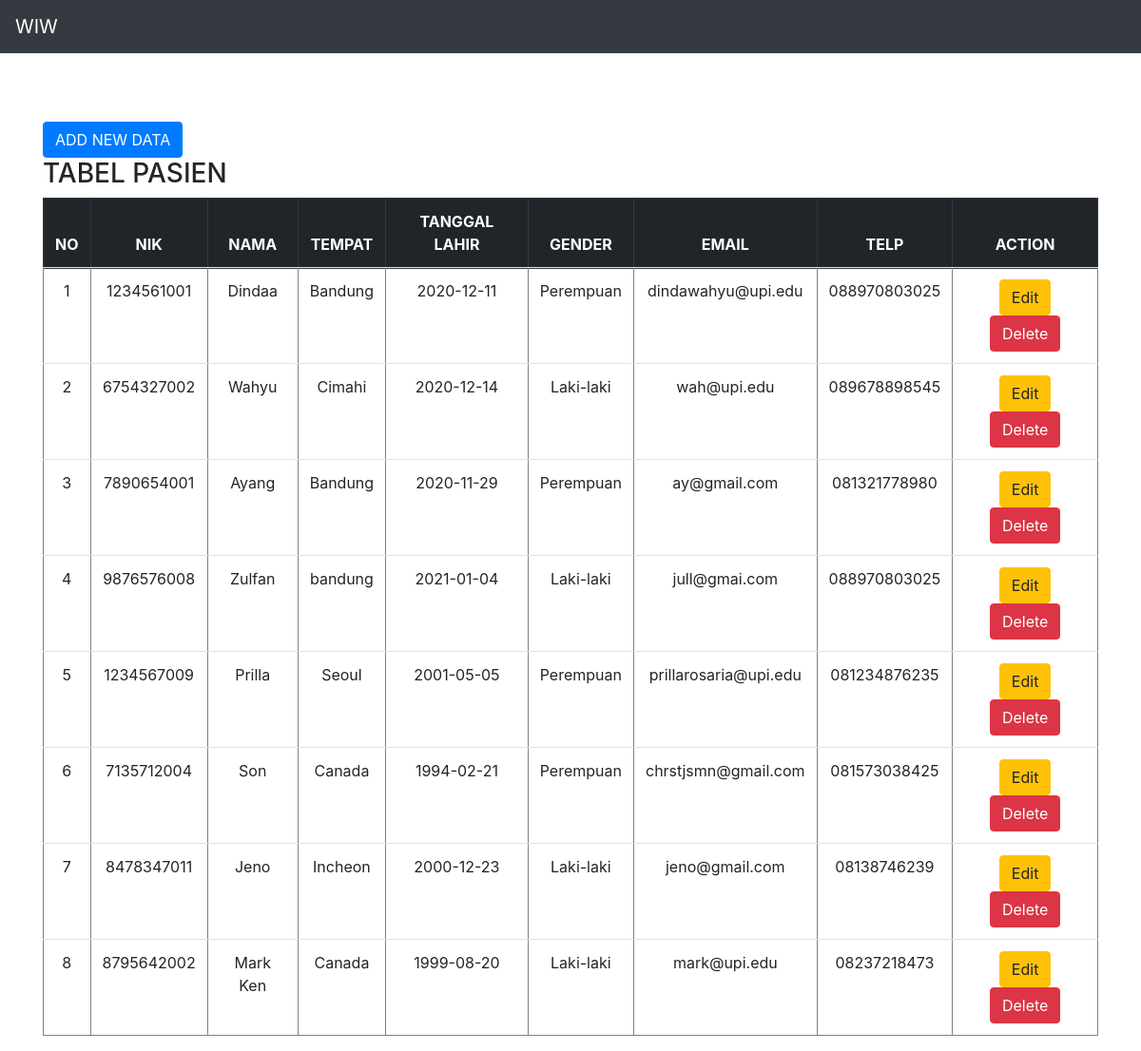
/source-code/index.php, run on the app's committed database.
### tables this page shows
CREATE TABLE `pasien` (
  `id` int(11) NOT NULL,
  `nik` varchar(100) NOT NULL,
  `nama` varchar(100) NOT NULL,
  `tempat` varchar(100) NOT NULL,
  `tl` varchar(100) NOT NULL,
  `gender` varchar(10) NOT NULL,
  `email` varchar(100) NOT NULL,
  `telp` varchar(100) NOT NULL
);

### source-code/presenter/ProsesPasien.php (called while the page is built, shortened)
<?php
class ProsesPasien implements KontrakPasienPresenter
{
	private $tabelpasien;
	private $data = [];
	function __construct()
	{
		try {
			$db_host = "localhost";
			$db_user = "root";
			$db_password = "";
			$db_name = "mvp_01";
			$this->tabelpasien = new TabelPasien($db_host, $db_user, $db_password, $db_name);
			$this->data = array();
		} catch (Exception $e) {
			echo "wiw error" . $e->getMessage();
		}
	}
	function prosesDataPasien()
	{
		try {
			$this->tabelpasien->open();
			$this->tabelpasien->getPasien();
			while ($row = $this->tabelpasien->getResult()) {
				$this->data[] = $row;
			}
		} catch (Exception $e) {
			echo "wiw error part 2" . $e->getMessage();
		}
	}
	function getId($i)
	{
		return $this->data[$i]['id'];
	}
	function getNik($i)
	{
		return $this->data[$i]['nik'];
	}
	function getNama($i)
	{
		return $this->data[$i]['nama'];
	}
	function getTempat($i)
	{
		return $this->data[$i]['tempat'];
	}
	function getTl($i)
	{
		return $this->data[$i]['tl'];
	}
	function getGender($i)
	{
		return $this->data[$i]['gender'];
	}
	function getEmail($i)
	{
		return $this->data[$i]['email'];
	}
	function getTelp($i)
	{
		return $this->data[$i]['telp'];
	}
	function getSize()
	{
		return sizeof($this->data);
	}
}

### source-code/index.php (called while the page is built, shortened)
<?php
include_once("model/Template.class.php");
include_once("model/DB.class.php");
include_once("view/TampilPasien.php");
$tp = new TampilPasien();
$data = $tp->tampil();

### source-code/model/DB.class.php (called while the page is built, shortened)
<?php
class DB
{
	var $db_host = '';
	var $db_user = '';
	var $db_password = '';
	var $db_name = '';
	var $db_link = '';
	function __construct($db_host = '', $db_user = '', $db_password = '', $db_name = '')
	{
		$this->db_host = $db_host;
		$this->db_user = $db_user;
		$this->db_password = $db_password;
		$this->db_name = $db_name;
	}
	function open()
	{
		$this->db_link = mysqli_connect($this->db_host, $this->db_user, $this->db_password, $this->db_name);
	}
	function execute($query = "")
	{
		$this->result = mysqli_query($this->db_link, $query);
		return $this->result;
	}
}

### source-code/model/TabelPasien.class.php (called while the page is built, shortened)
<?php
class TabelPasien extends DB
{
	function getPasien()
	{
		$query = "SELECT * FROM pasien";
		return $this->execute($query);
	}
}

### source-code/view/TampilPasien.php (the view, shortened to what this page needs)
<?php
include_once("presenter/ProsesPasien.php");
class TampilPasien implements KontrakPasienView
{
	private $prosespasien;
	function __construct()
	{
		$this->prosespasien = new ProsesPasien();
	}
	function tampil()
	{
		$this->prosespasien->prosesDataPasien();
		$data = null;
		for ($i = 0; $i < $this->prosespasien->getSize(); $i++) {
			$no = $i + 1;
			$id =
			$data .= '<tr>
			<td>' . $no . '</td>
			<td>' . $this->prosespasien->getNik($i) . '</td>
			<td>' . $this->prosespasien->getNama($i) . '</td>
			<td>' . $this->prosespasien->getTempat($i) . '</td>
			<td>' . $this->prosespasien->getTl($i) . '</td>
			<td>' . $this->prosespasien->getGender($i) . '</td>
			<td>' . $this->prosespasien->getEmail($i) . '</td>
			<td>' . $this->prosespasien->getTelp($i) . '</td>
			<td>
				<a class="btn btn-warning" href="create.php?show=' . $i . '" role="button">Edit</a>
				<a class="btn btn-danger" href="index.php?delete=' . $this->prosespasien->getId($i) . '" role="button">Delete</a>
			</td>
			';
		}
	}
}

### source-code/model/Template.class.php (shortened to what this page needs)
<?php
class Template{
	var $content = '';
	function __construct($filename = ''){
		$this->content = implode('', @file($filename));
	}
	function clear(){
		$this->content = preg_replace("/DATA_[A-Z|_|0-9]+/", "", $this->content);
	}
	function write(){
		print $this->content;
	}
	function replace($old = '', $new = ''){
		if(is_int($new)){
			$value = sprintf("%d", $new);
		}elseif(is_float($new)){
			$value = sprintf("%f", $new);
		}elseif(is_array($new)){
			$value = '';
			foreach( $new as $item){
				$value .= $item. '';
			}
		}else{
			$value = $new;
		}
		$this->content = preg_replace("/$old/",  $value, $this->content);
	}
}

### data on the page
pasien: no "1", nik "1234561001", nama "Dindaa", tempat "Bandung", tl "2020-12-11", gender "Perempuan", email "dindawahyu@upi.edu", telp "088970803025"
pasien: no "2", nik "6754327002", nama "Wahyu", tempat "Cimahi", tl "2020-12-14", gender "Laki-laki", email "wah@upi.edu", telp "089678898545"
pasien: no "3", nik "7890654001", nama "Ayang", tempat "Bandung", tl "2020-11-29", gender "Perempuan", email "ay@gmail.com", telp "081321778980"
pasien: no "4", nik "9876576008", nama "Zulfan", tempat "bandung", tl "2021-01-04", gender "Laki-laki", email "jull@gmai.com", telp "088970803025"
pasien: no "5", nik "1234567009", nama "Prilla", tempat "Seoul", tl "2001-05-05", gender "Perempuan", email "prillarosaria@upi.edu", telp "081234876235"
pasien: no "6", nik "7135712004", nama "Son", tempat "Canada", tl "1994-02-21", gender "Perempuan", email "chrstjsmn@gmail.com", telp "081573038425"
pasien: no "7", nik "8478347011", nama "Jeno", tempat "Incheon", tl "2000-12-23", gender "Laki-laki", email "jeno@gmail.com", telp "08138746239"
pasien: no "8", nik "8795642002", nama "Mark Ken", tempat "Canada", tl "1999-08-20", gender "Laki-laki", email "mark@upi.edu", telp "08237218473"

### other printed values
$this->content "WIW ADD NEW DATA TABEL PASIEN NO NIK NAMA TEMPAT TANGGAL LAHIR GENDER EMAIL TELP ACTION"
